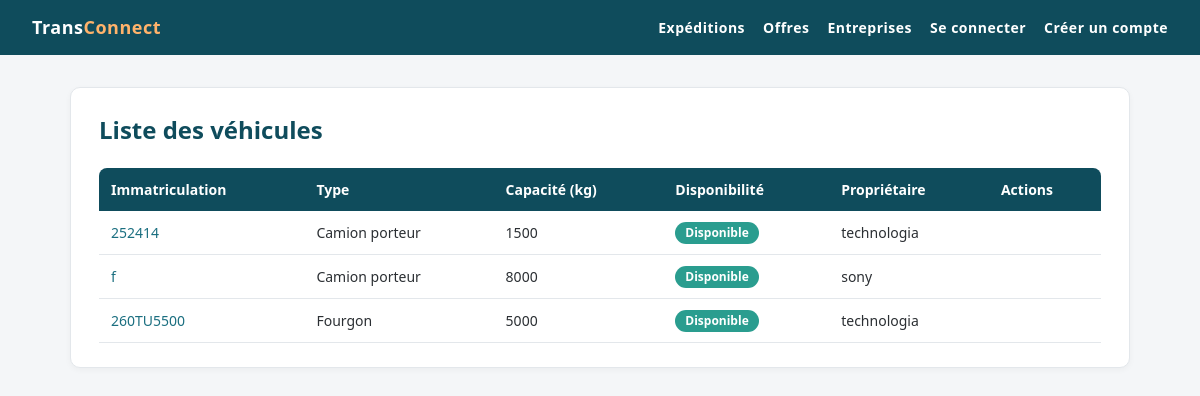
Screenshot of /vehicules/vehicules/ with the database file from the repository.
### VehiculesApp/models.py (models this page shows, shortened)
class Vehicule(models.Model):
    immatriculation = models.CharField(max_length=11, unique=True)
    type_vehicule = models.CharField(choices=[('camionnette','Camionnette / utilitaire léger'),('camion_porteur','Camion porteur'),('semi_remorque','Semi-remorque'),('fourgon','Fourgon')], max_length=20,default='camionnette')
    capacite_kg = models.IntegerField(validators=[MinValueValidator(100,"La capacité doit être d'au moins 100 kg")])
    disponible = models.BooleanField(default=True)
    created_at = models.DateTimeField(auto_now_add=True)
    updated_at = models.DateTimeField(auto_now=True)
    proprietaire = models.ForeignKey(Entreprise, on_delete=models.CASCADE, related_name='vehicules',limit_choices_to={'type_entreprise': 'trans'})

### EntreprisesApp/models.py (models this page shows)
class Entreprise(models.Model):
    raison_sociale = models.CharField(max_length=200 , null=False, blank=False)
    matricule_fiscale = models.CharField(max_length=17, unique=True, validators=[matricule_fiscal_validator])
    type_entreprise = models.CharField(max_length=100, choices= [
        ('char','chargeur'),
        ('trans','transporteur'),
    ] , default='char')
    adresse =models.TextField(validators=[MinLengthValidator(20, "Adresse doit contenir au moins 10 caractères"), MaxLengthValidator(200, "Adresse ne doit pas dépasser 200 caractères")])
    created_at = models.DateTimeField(auto_now_add=True)
    updated_at = models.DateTimeField(auto_now=True)
    gerant = models.OneToOneField(Utilisateur, on_delete=models.CASCADE, related_name='entreprise')
    def __str__(self):
        return self.raison_sociale

### VehiculesApp/views.py (the view)
# urls.py: path('vehicules/', Vehicule_list.as_view(), name='vehicule_list'),
class Vehicule_list(ListView):
    model = Vehicule
    template_name = 'vehicule/list.html'
    context_object_name = 'liste'

### templates/vehicule/list.html (shortened to what this page needs)
{% extends 'base.html' %}
{% block content %}
<div class="card">
    <div class="page-header">
        <h1>Liste des véhicules</h1>
    </div>
    <div class="table-wrap">
        <table>
            <thead>
                <tr>
                    <th>Immatriculation</th>
                    <th>Type</th>
                    <th>Capacité (kg)</th>
                    <th>Disponibilité</th>
                    <th>Propriétaire</th>
                    <th>Actions</th>
                </tr>
            </thead>
            <tbody>
                {% for vehicule in liste %}
                    <tr>
                        <td><a href="{% url 'vehicules:vehicule_detail' vehicule.pk %}">{{ vehicule.immatriculation }}</a></td>
                        <td>{{ vehicule.get_type_vehicule_display }}</td>
                        <td>{{ vehicule.capacite_kg }}</td>
                        <td>
                            {% if vehicule.disponible %}
                                <span class="badge badge-disponible">Disponible</span>
                            {% else %}
                                <span class="badge badge-indisponible">Indisponible</span>
                            {% endif %}
                        </td>
                        <td>{{ vehicule.proprietaire }}</td>
                        <td>
                        </td>
                    </tr>
                {% empty %}
                    <tr>
                        <td colspan="6" class="empty">Aucun véhicule disponible.</td>
                    </tr>
                {% endfor %}
            </tbody>
        </table>
    </div>
</div>
{% endblock %}

### static/css/style.css (style rules this page uses)
:root { --primary: #0f4c5c; --primary-light: #1b6f80; --accent: #e36414; --bg: #f4f6f8; --card: #ffffff; --text: #2b2f33; --muted: #6b7680; --border: #e3e7eb; --danger: #c0392b; --radius: 10px; }
* { box-sizing: border-box; }
body { margin: 0; font-family: "Segoe UI", Roboto, Arial, sans-serif; background: var(--bg); color: var(--text); line-height: 1.5; }
.card { background: var(--card); border: 1px solid var(--border); border-radius: var(--radius); padding: 24px 28px; box-shadow: 0 2px 6px rgba(0, 0, 0, .04); }
.page-header { display: flex; justify-content: space-between; align-items: center; gap: 12px; margin-bottom: 20px; }
h1 { margin: 0 0 20px; font-size: 24px; color: var(--primary); }
.page-header h1 { margin: 0; }
a { color: var(--primary-light); text-decoration: none; }
.table-wrap { overflow-x: auto; }
table { width: 100%; border-collapse: collapse; font-size: 14px; }
th { background: var(--primary); color: #fff; text-align: left; font-weight: 600; padding: 11px 12px; }
th:first-child { border-top-left-radius: 8px; }
th:last-child { border-top-right-radius: 8px; }
td { padding: 10px 12px; border-bottom: 1px solid var(--border); }
.badge { display: inline-block; padding: 2px 10px; border-radius: 12px; font-size: 12px; font-weight: 600; color: #fff; background: var(--muted); }
.badge-disponible { background: #2a9d8f; }

### rows the page displays
Vehicule: immatriculation "252414", type_vehicule "Camion porteur", capacite_kg "1500", disponible "Disponible", proprietaire "technologia"
Vehicule: immatriculation "f", type_vehicule "Camion porteur", capacite_kg "8000", disponible "Disponible", proprietaire "sony"
Vehicule: immatriculation "260TU5500", type_vehicule "Fourgon", capacite_kg "5000", disponible "Disponible", proprietaire "technologia"
